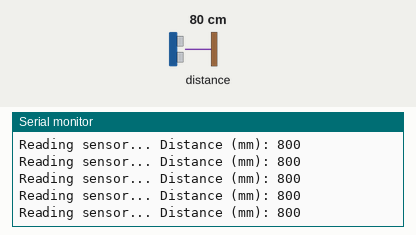
This sketch was run on a simulated Arduino Leonardo, built with avr-gcc and run on an emulated ATmega32U4. Shown: the last lines printed to the serial monitor. Inputs (shaded band) come from the test bench; at power-on: distance to the obstacle 80 cm.

Above: at 1.3 s.
1.4 s: distance to the obstacle set to 250 cm
At 1.69 s:
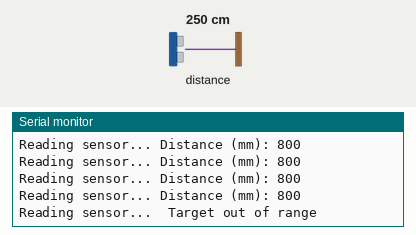
3.4 s: distance to the obstacle set to 2 cm
At 3.56 s:
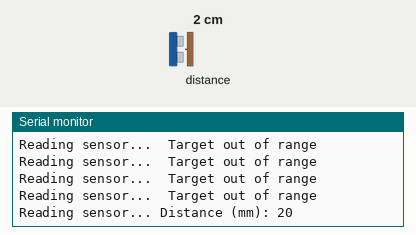

The sketch:

VL_test.ino
```cpp
#include <Adafruit_VL53L0X.h>


// Create an instance of the sensor object
Adafruit_VL53L0X lox = Adafruit_VL53L0X();

void setup() {
  // Initialize serial communication at 115200 baud rate
  delay(100);
  Serial.begin(9600);

  // Wait for native USB port to open (needed for boards like Leonardo/Micro/Zero)
  while (!Serial) {
    delay(1);
  }

  Serial.println("Initializing VL53L0X ToF Sensor...");

  // Attempt to boot the sensor
  if (!lox.begin()) {
    Serial.println(F("Failed to boot VL53L0X. Check your wiring!"));
    while(1); // Halt execution if initialization fails
  }

  Serial.println(F("VL53L0X ready! Ready to measure distance.\n"));
}

void loop() {
  VL53L0X_RangingMeasurementData_t measure;

  Serial.print("Reading sensor... ");

  // Perform a distance reading test
  lox.rangingTest(&measure, false); // Pass 'true' to print raw debug metrics instead

  // Phase status '4' represents out of bounds or phase failures
  if (measure.RangeStatus != 4) {
    Serial.print("Distance (mm): ");
    Serial.println(measure.RangeMilliMeter);
  } else {
    Serial.println(" Target out of range ");
  }

  // Fetch new data every 200 milliseconds
  delay(200);
}
```

Measured:
- after the input at 1.4 s, the serial monitor: prints a new line after 0.12 s (image 1)
